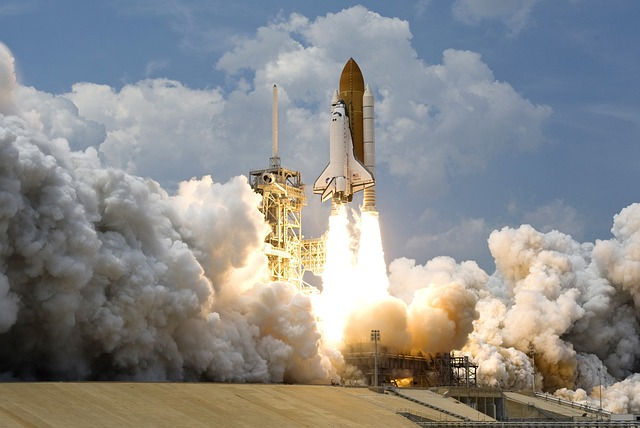
#> input picture ch20/sample.jpg, 640 x 428 px, found by its file name
$ python opencv_detectEdge.py
#> lines starting #> are read from the running program, lines starting #| are printed output that depends on the picture
# opencv_detectEdge.py

import cv2

image = cv2.imread(r"ch20\sample.jpg")
#> image is the input picture: shape (428, 640, 3); mean B, G, R 138.8, 139.9, 139.8

edges = cv2.Canny(image, 100, 200)
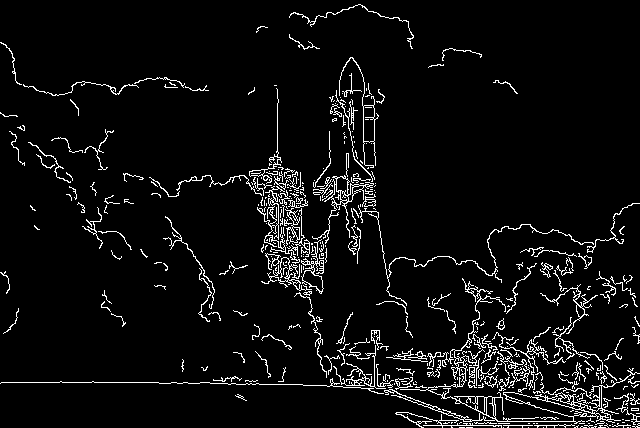
#> edges: shape (428, 640); 5.5% white in thin lines or dots

cv2.imshow("Canny Edge Detection", edges)
cv2.waitKey(0)
cv2.destroyAllWindows()

# Canny 알고리즘
# cv2.Canny() 같은 엣지 검출 함수에서 사용하는 threshold 수치들은
# 색상 코드가 아니라 "픽셀 강도(intensity)" 값을 의미
# 픽셀 강도(intensity) : 픽셀 하나가 얼마나 밝거나 어두운지 나타내는 값

# 예)
# 200 이상 -> 강한 엣지로 인식
# 100 ~ 200 사이 -> 주변에 강한 엣지가 있으면 유지
# 100 미만 -> 무시함

$ run again, with ch20/candy.jpg copied over ch20/sample.jpg
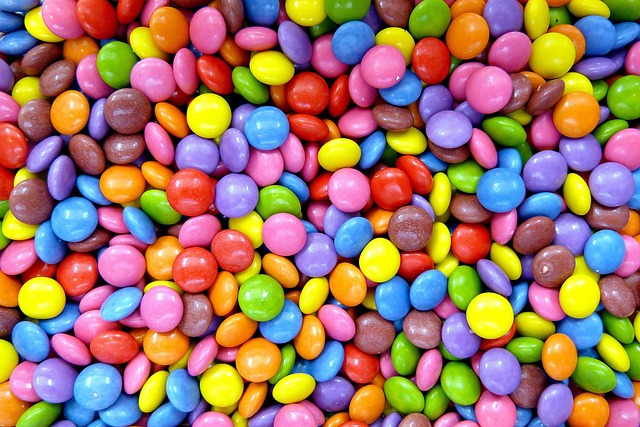
#> input picture ch20/candy.jpg, 640 x 427 px, found by its file name
#> image is the input picture: shape (427, 640, 3); mean B, G, R 103, 118.8, 158.9
#> `edges = cv2.Canny(image, 100, 200)`:
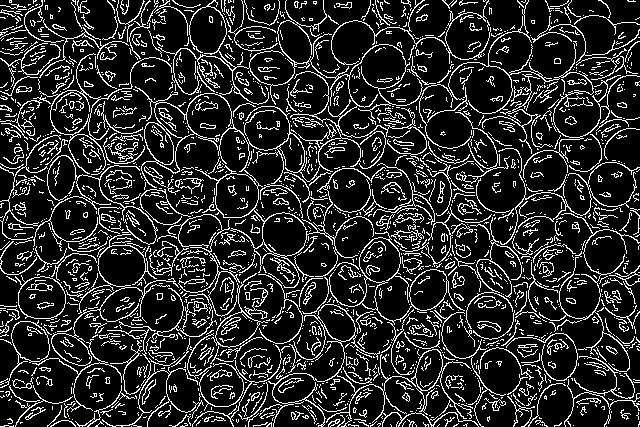
#> edges: shape (427, 640); 16.8% white in thin lines or dots

$ run again, with ch20/candy2.jpg copied over ch20/sample.jpg
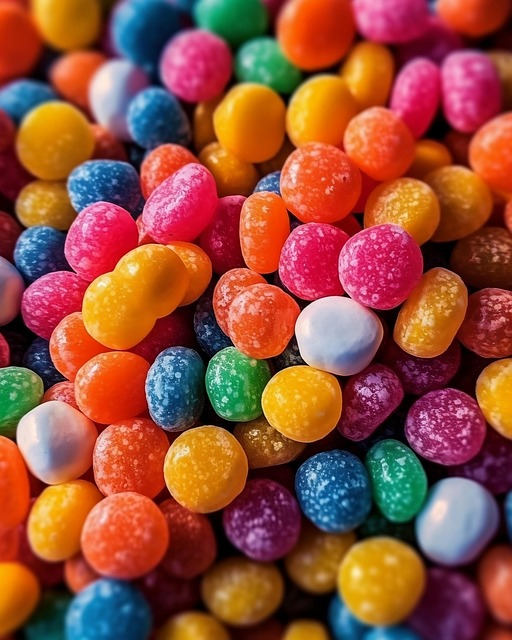
#> input picture ch20/candy2.jpg, 512 x 640 px, found by its file name
#> image is the input picture: shape (640, 512, 3); mean B, G, R 59.5, 78.2, 146.4
#> `edges = cv2.Canny(image, 100, 200)`:
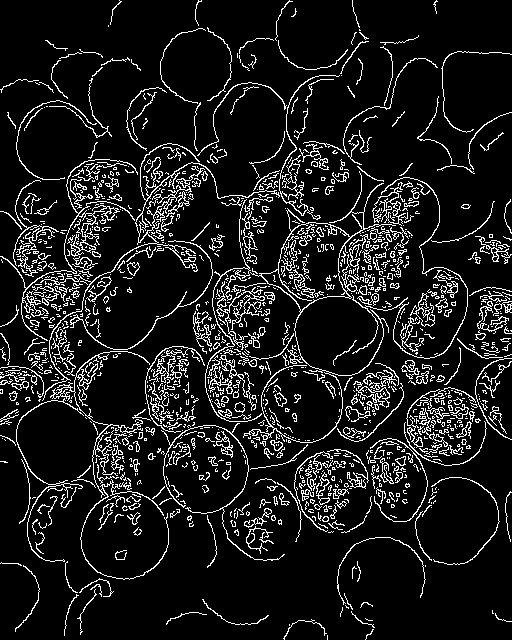
#> edges: shape (640, 512); 10.6% white in thin lines or dots

$ run again, with ch20/peaple.jpg copied over ch20/sample.jpg
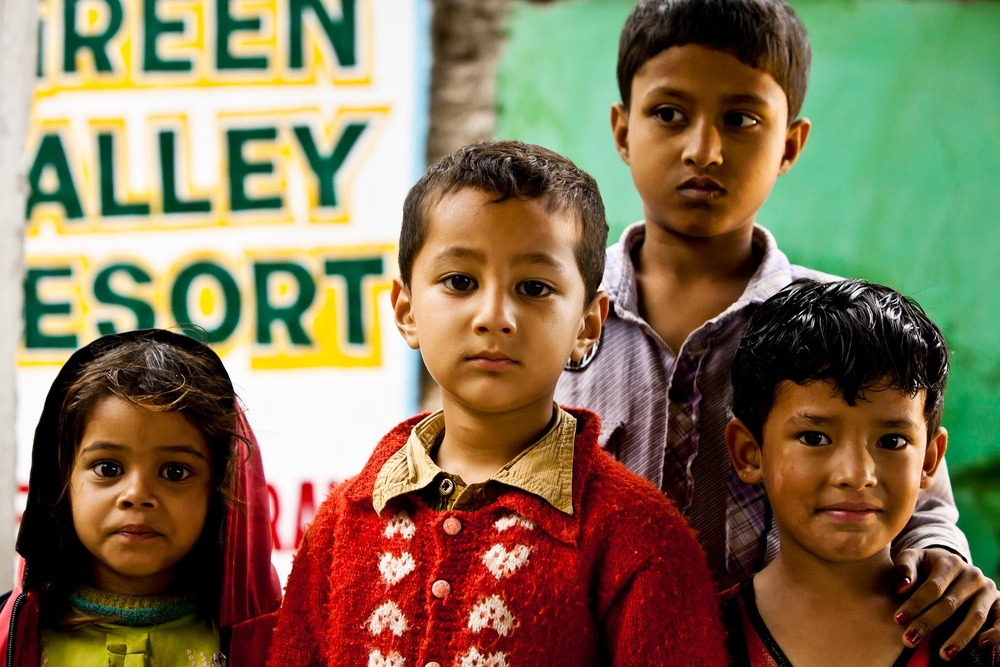
#> input picture ch20/peaple.jpg, 1000 x 667 px, shrunk from 1920 x 1280 before the run, found by its file name
#> image is the input picture: shape (667, 1000, 3); mean B, G, R 85.3, 114.6, 131.3
#> `edges = cv2.Canny(image, 100, 200)`:
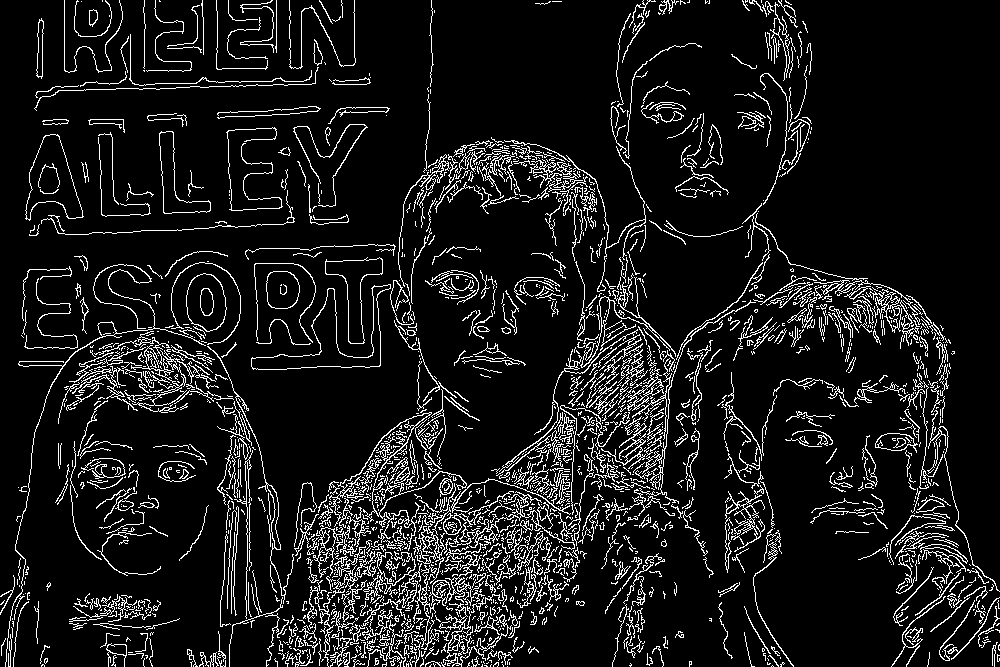
#> edges: shape (667, 1000); 9.6% white in thin lines or dots
